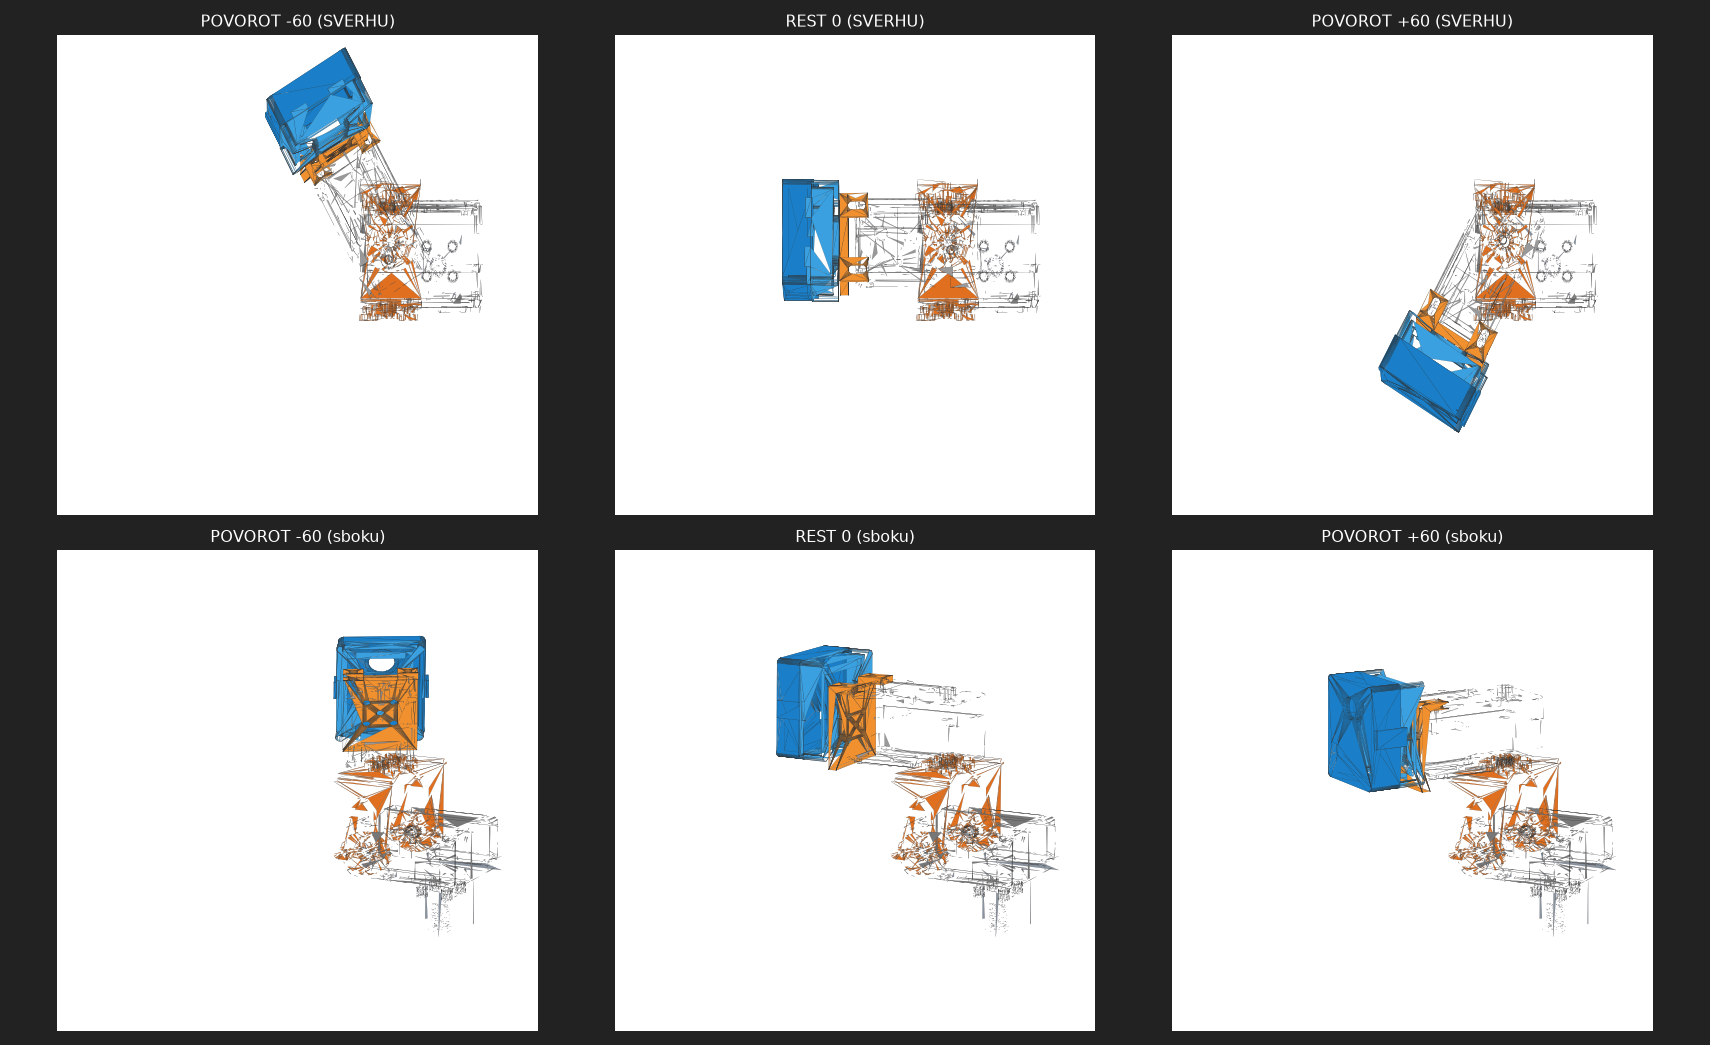

Reproduce this figure in Python.
#!/usr/bin/env python
# -*- coding: utf-8 -*-
# Samoproverka: render sborki SPLOSHNYMI detalyami pri raznyh uglah,
# toy zhe kinematikoy chto v brauzere (yaw vnutri tilt). Chitayu config.json.
import os, json, numpy as np, trimesh
import matplotlib; matplotlib.use("Agg")
import matplotlib.pyplot as plt
from mpl_toolkits.mplot3d.art3d import Poly3DCollection
np.random.seed(1)
HERE=os.path.dirname(os.path.abspath(__file__)); MD=os.path.join(HERE,"static","models")
CFG=json.load(open(os.path.join(HERE,"config.json"),encoding="utf-8"))
COL=CFG["colors"]
def load(n):
    m=trimesh.load(os.path.join(MD,n+".stl"),process=False)
    F=m.faces
    if len(F)>1100: F=F[np.random.choice(len(F),1100,replace=False)]
    return m.vertices, F
MESH={n:load(n) for n in CFG["static_parts"]+CFG["pan_parts"]+CFG["tilt_parts"]}
def rod(a,th):
    a=np.array(a,float); a/=np.linalg.norm(a); c,s=np.cos(th),np.sin(th); x,y,z=a
    return np.array([[c+x*x*(1-c),x*y*(1-c)-z*s,x*z*(1-c)+y*s],
                     [y*x*(1-c)+z*s,c+y*y*(1-c),y*z*(1-c)-x*s],
                     [z*x*(1-c)-y*s,z*y*(1-c)+x*s,c+z*z*(1-c)]])
PP=np.array(CFG["pan"]["pivot"]); PA=CFG["pan"]["axis"]
TP=np.array(CFG["tilt"]["pivot"]); TA=CFG["tilt"]["axis"]
def transformed(tilt_deg,yaw_deg):
    Rt=rod(PA,np.radians(tilt_deg)); Ry=rod(TA,np.radians(yaw_deg)); out={}
    for n in CFG["static_parts"]: out[n]=MESH[n][0]
    for n in CFG["pan_parts"]:    out[n]=(Rt@(MESH[n][0]-PP).T).T+PP
    for n in CFG["tilt_parts"]:
        v=(Ry@(MESH[n][0]-TP).T).T+TP; out[n]=(Rt@(v-PP).T).T+PP
    return out
BRIGHT={"base_link":"#8a93a0","pan_motor":"#777","pan_tilt_bracket":"#e0701f",
        "tilt_motor":"#999","payload_link_end_mount-flat":"#f0902f","camera-front-v2-print":"#1a7fc8","camera-back-v2-print":"#3aa0e0"}
def draw(ax,tilt,yaw,az,el=12):
    V=transformed(tilt,yaw)
    order=CFG["static_parts"]+CFG["pan_parts"]+CFG["tilt_parts"]
    for n in order:
        verts,F=V[n],MESH[n][1]
        pc=Poly3DCollection(verts[F],facecolor=BRIGHT[n],edgecolor='#333',linewidths=0.1,alpha=1.0)
        ax.add_collection3d(pc)
    ax.set_xlim(-45,60); ax.set_ylim(-85,5); ax.set_zlim(-20,110)
    ax.set_box_aspect((1,1,1)); ax.view_init(el,az); ax.set_axis_off()
# proverka POVOROTA vokrug centra: vid SVERHU, verhniy servo dolzhen krutitsya na meste
cases=[(0,-60,"POVOROT -60"),(0,0,"REST 0"),(0,60,"POVOROT +60")]
fig=plt.figure(figsize=(18,11))
for j,(t,y,tt) in enumerate(cases):
    ax=fig.add_subplot(2,3,j+1,projection="3d"); draw(ax,t,y,-90,80); ax.set_title(tt+" (SVERHU)",color="w")
    ax=fig.add_subplot(2,3,j+4,projection="3d"); draw(ax,t,y,-62,12); ax.set_title(tt+" (sboku)",color="w")
fig.patch.set_facecolor("#222")
out=os.path.join(HERE,"viz.png"); plt.tight_layout(); plt.savefig(out,dpi=95,facecolor="#222"); print("saved")
